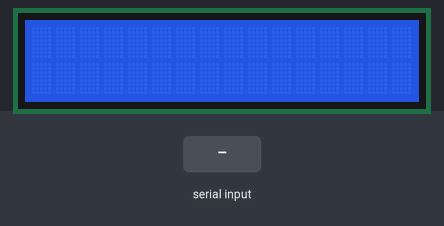
Recording of a program running on a simulated Raspberry Pi Pico running MicroPython. Parts: 16×2 character LCD. The test bench sets the inputs (shaded band). What the program prints to the serial console is not drawn.

Above: at 1.2 s.
1.3 s: "1" typed at the serial console, then Enter
At 1.8 s:
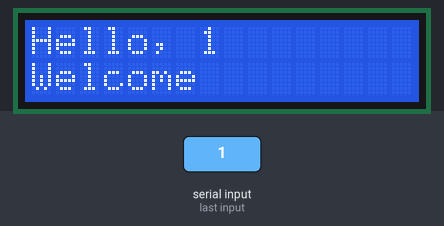
2.8 s: "0" typed at the serial console, then Enter
At 3.8 s:
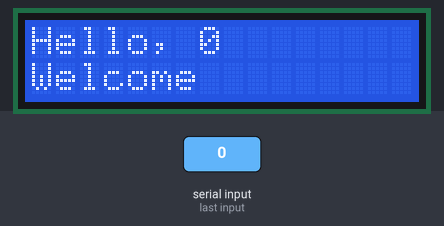
4.8 s: "2" typed at the serial console, then Enter
At 5.7 s:
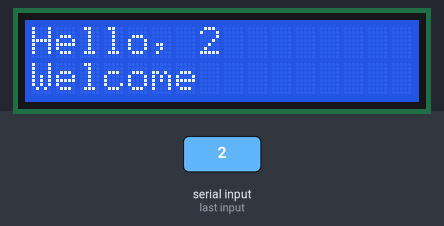
Timing chart, 0 to 7.8 s (numbered marks = the images above; inputs shaded):
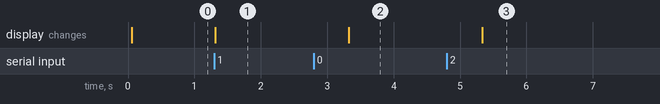

Measured:
- after the input at 1.3 s, the display: changes at once (image 1)
- after the input at 2.8 s, the display: changes after 0.52 s (image 2)
- after the input at 4.8 s, the display: changes after 0.53 s (image 3)

The program:

tutorial22_lcd_greeting.py
```python
from lcd1602 import LCD
import utime as time

lcd = LCD()
while True:
    myName = input("Enter your name: ")
    greeting1 = "Hello, " + myName
    greeting2 = "Welcome"
    lcd.clear()
    lcd.write(0, 0, greeting1)
    lcd.write(0, 1, greeting2)

    time.sleep(2)  # give time to read
```
